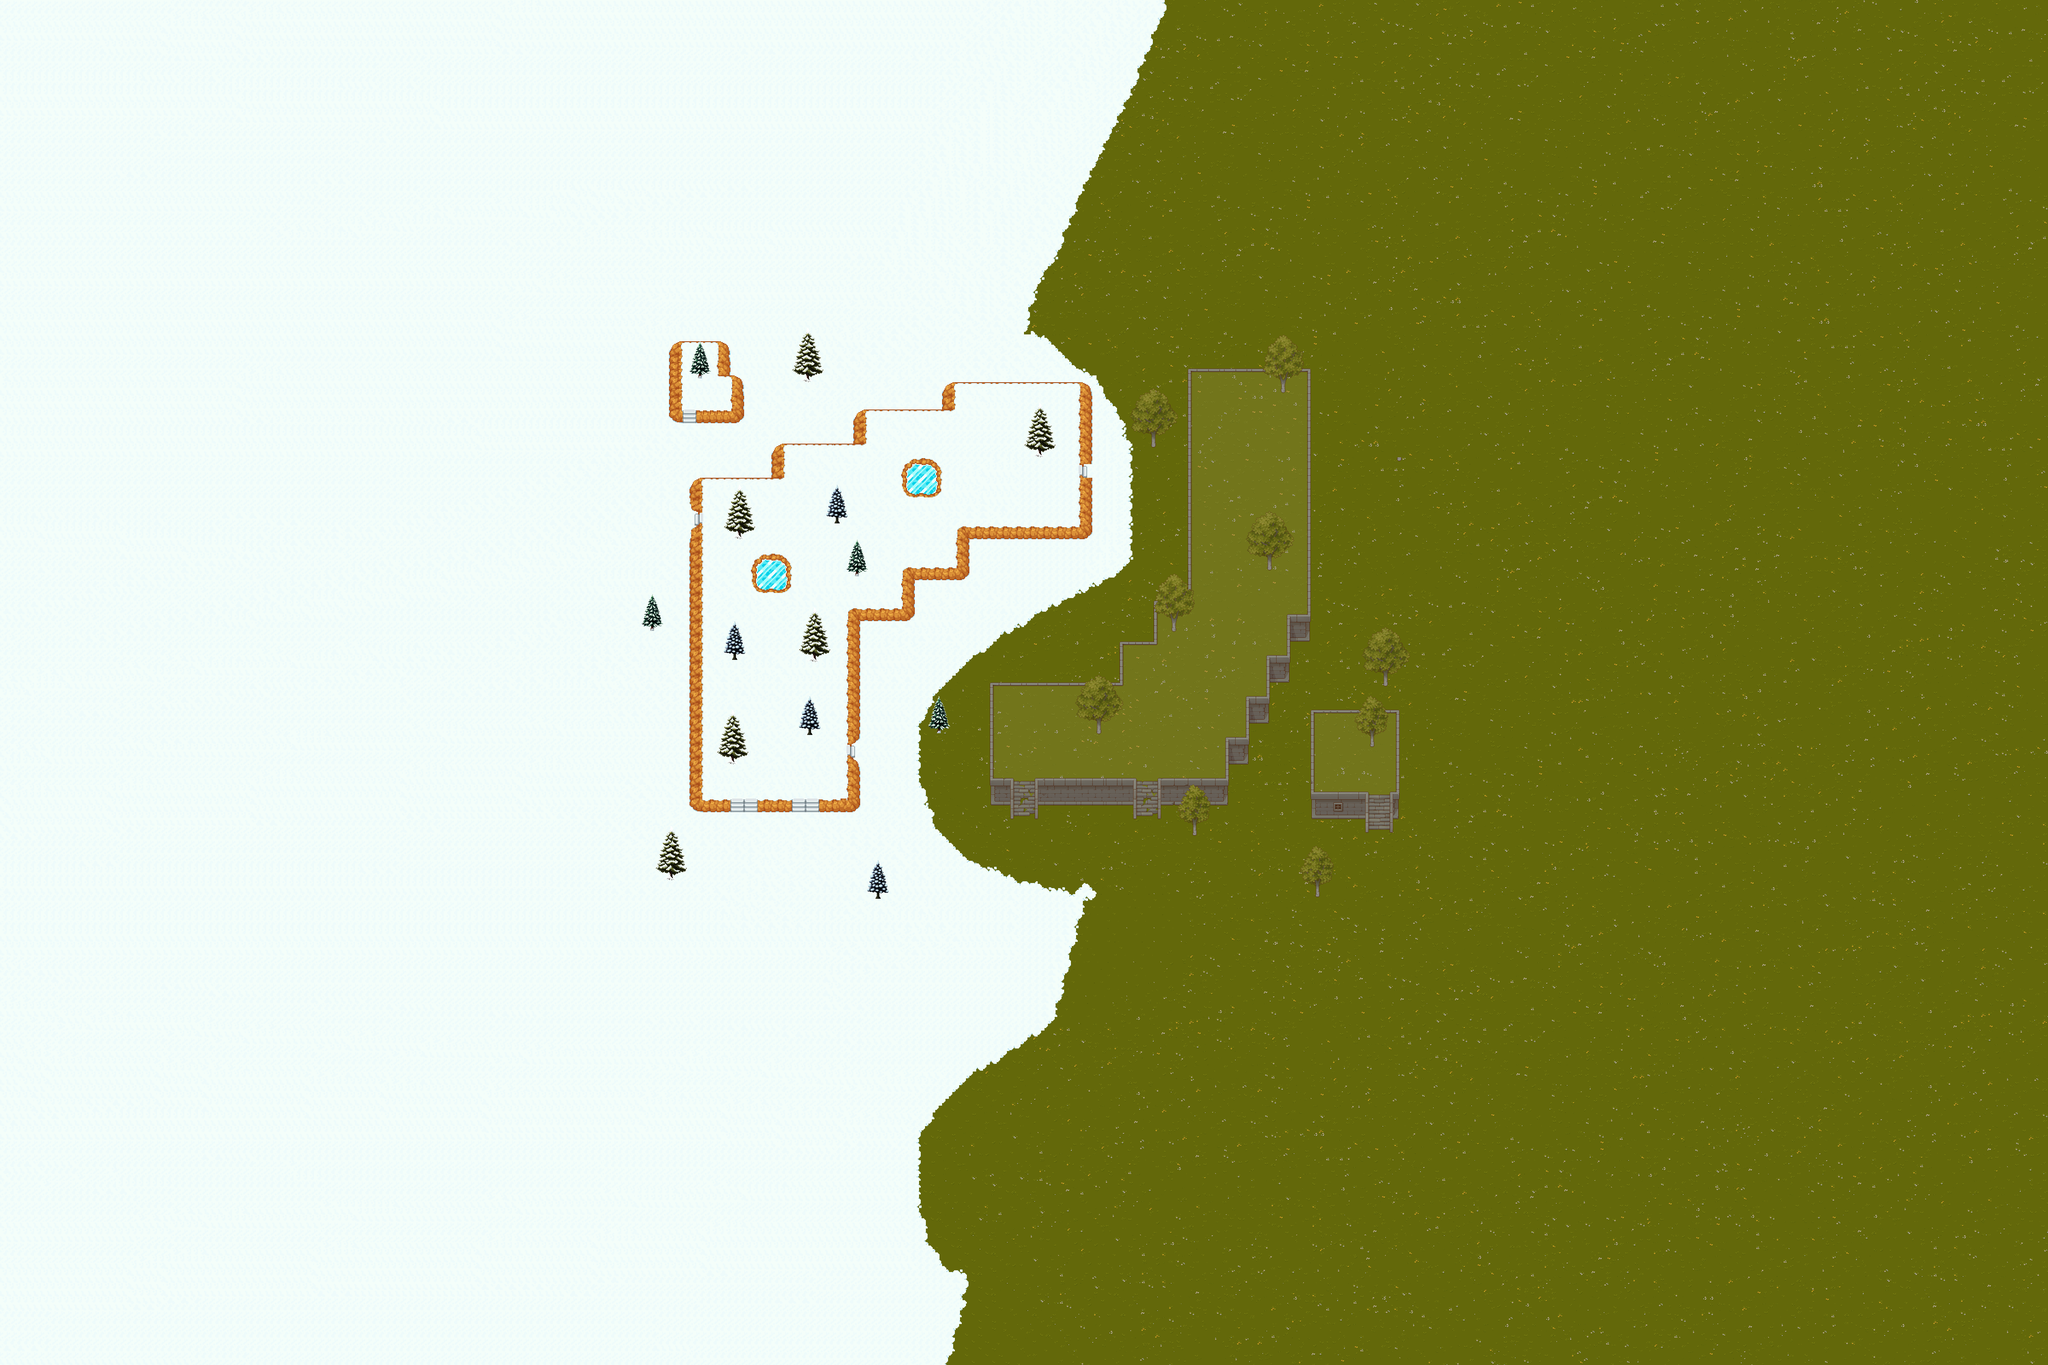

Rendered tile map (Tiled .tmx) drawn with the repository's tilesets; below, a short description and the map source with its tile grids summarised:
An orthogonal 300x200 tile map with 16x16 px tiles, 4 tile layers (Grass, Wall, Down_layer, Up_layer), 12 tilesets and 617 objects.

<map version="1.10" tiledversion="1.11.1" orientation="orthogonal" renderorder="right-down" width="300" height="200" tilewidth="16" tileheight="16" infinite="0" nextlayerid="14" nextobjectid="959">
 <tileset firstgid="1" source="../Texture_tsx/Snow_trees.tsx" />
 <tileset firstgid="4" source="../Texture_tsx/world.tsx" />
 <tileset firstgid="364" name="Stones" tilewidth="94" tileheight="72" tilecount="8" columns="0">
  <grid orientation="orthogonal" width="1" height="1" />
  <tile id="0">
   <image source="../Texture/stone_1.png" width="11" height="10" />
  </tile>
  <tile id="1">
   <image source="../Texture/stone_2.png" width="16" height="14" />
  </tile>
  <tile id="2">
   <image source="../Texture/stone_3.png" width="24" height="19" />
  </tile>
  <tile id="3">
   <image source="../Texture/stone_4.png" width="24" height="19" />
  </tile>
  <tile id="4">
   <image source="../Texture/stone_5.png" width="27" height="22" />
  </tile>
  <tile id="5">
   <image source="../Texture/stone_6.png" width="27" height="27" />
  </tile>
  <tile id="6">
   <image source="../Texture/stone_7.png" width="57" height="42" />
  </tile>
  <tile id="7">
   <image source="../Texture/portal.png" width="94" height="72" />
  </tile>
 </tileset>
 <tileset firstgid="372" source="../Texture_tsx/Snow_tree_1.tsx" />
 <tileset firstgid="484" source="../Texture_tsx/Dark_TX Tileset Grass.tsx" />
 <tileset firstgid="740" source="../Texture_tsx/TX Tileset Grass.tsx" />
 <tileset firstgid="996" name="Trees" tilewidth="113" tileheight="139" tilecount="12" columns="0">
  <grid orientation="orthogonal" width="1" height="1" />
  <tile id="0">
   <image source="../Texture/bush_1.png" width="27" height="25" />
  </tile>
  <tile id="1">
   <image source="../Texture/bush_2.png" width="22" height="19" />
  </tile>
  <tile id="2">
   <image source="../Texture/bush_3.png" width="38" height="32" />
  </tile>
  <tile id="3">
   <image source="../Texture/bush_4.png" width="47" height="42" />
  </tile>
  <tile id="4">
   <image source="../Texture/bush_5.png" width="40" height="35" />
  </tile>
  <tile id="5">
   <image source="../Texture/Tree_1.png" width="113" height="139" />
  </tile>
  <tile id="6">
   <image source="../Texture/Tree_2.png" width="96" height="136" />
  </tile>
  <tile id="7">
   <image source="../Texture/Tree_3.png" width="79" height="120" />
  </tile>
  <tile id="8">
   <image source="../Texture/vase_1.png" width="21" height="32" />
  </tile>
  <tile id="9">
   <image source="../Texture/vase_2.png" width="25" height="27" />
  </tile>
  <tile id="10">
   <image source="../Texture/vase_3.png" width="21" height="34" />
  </tile>
  <tile id="11">
   <image source="../Texture/barrel.png" width="28" height="36" />
  </tile>
 </tileset>
 <tileset firstgid="1008" source="../Texture_tsx/TX Plant.tsx" />
 <tileset firstgid="2032" source="../Texture_tsx/TX Tileset Wall.tsx" />
 <tileset firstgid="3056" name="TX Tileset Wall" tilewidth="16" tileheight="16" tilecount="1024" columns="32">
  <image source="../Texture/TX Tileset Wall.png" width="512" height="512" />
 </tileset>
 <tileset firstgid="4080" source="../Texture_tsx/TX Struct.tsx" />
 <tileset firstgid="5104" source="../Texture_tsx/Dark_TX Struct.tsx" />
 <layer id="1" name="Grass" width="300" height="200">
  <data>[60000 cells, 60000 non-empty, 484 distinct tile ids]</data>
 </layer>
 <objectgroup id="2" name="Shadow" />
 <layer id="3" name="Wall" width="300" height="200">
  <data>[60000 cells, 1072 non-empty, 290 distinct tile ids]</data>
 </layer>
 <layer id="5" name="Down_layer" width="300" height="200">
  <data>[60000 cells, 72 non-empty, 30 distinct tile ids]</data>
 </layer>
 <objectgroup id="4" name="Down_sprites" />
 <objectgroup id="6" name="Sprites">
  <object id="149" gid="2" x="479" y="996" width="51" height="87" />
  <object id="150" gid="2" x="543" y="2028" width="51" height="87" />
  <object id="151" gid="2" x="1063" y="1444" width="51" height="87" />
  <object id="152" gid="2" x="999" y="636" width="51" height="87" />
  <object id="153" gid="2" x="1675" y="313.333" width="51" height="87" />
  <object id="154" gid="2" x="1135" y="1100" width="51" height="87" />
  <object id="155" gid="2" x="1039" y="1772" width="51" height="87" />
  <object id="156" gid="2" x="1143" y="2028" width="51" height="87" />
  <object id="157" gid="2" x="1015" y="2332" width="51" height="87" />
  <object id="158" gid="2" x="1263" y="2644" width="51" height="87" />
  <object id="159" gid="2" x="1479" y="2524" width="51" height="87" />
  <object id="160" gid="2" x="1679" y="2540" width="51" height="87" />
  <object id="161" gid="2" x="2127" y="2580" width="51" height="87" />
  <object id="174" gid="2" x="2035" y="249.333" width="51" height="87" />
  <object id="175" gid="2" x="1947" y="465.333" width="51" height="87" />
  <object id="176" gid="2" x="1683" y="481.333" width="51" height="87" />
  <object id="177" gid="2" x="1311" y="852" width="51" height="87" />
  <object id="179" gid="2" x="1103" y="2180" width="51" height="87" />
  <object id="182" gid="2" x="2381" y="2574" width="51" height="87" />
  <object id="183" gid="1" x="1827" y="2553" width="74" height="129" />
  <object id="184" gid="1" x="2027" y="2697" width="74" height="129" />
  <object id="185" gid="1" x="1539" y="2793" width="74" height="129" />
  <object id="186" gid="1" x="1315" y="2545" width="74" height="129" />
  <object id="187" gid="1" x="1147" y="2497" width="74" height="129" />
  <object id="188" gid="1" x="1123" y="1881" width="74" height="129" />
  <object id="189" gid="1" x="1147" y="1649" width="74" height="129" />
  <object id="190" gid="1" x="1099" y="1289" width="74" height="129" />
  <object id="192" gid="1" x="1775" y="470.333" width="74" height="129" />
  <object id="193" gid="1" x="2119" y="406.333" width="74" height="129" />
  <object id="207" gid="1" x="1475" y="553" width="74" height="129" />
  <object id="208" gid="1" x="1203" y="449" width="74" height="129" />
  <object id="209" gid="1" x="819" y="1049" width="74" height="129" />
  <object id="210" gid="1" x="787" y="1489" width="74" height="129" />
  <object id="211" gid="1" x="563" y="1745" width="74" height="129" />
  <object id="212" gid="1" x="795" y="1969" width="74" height="129" />
  <object id="213" gid="1" x="699" y="2513" width="74" height="129" />
  <object id="214" gid="1" x="723" y="2825" width="74" height="129" />
  <object id="215" gid="1" x="1091" y="2761" width="74" height="129" />
  <object id="216" gid="1" x="1275" y="2969" width="74" height="129" />
  <object id="217" gid="1" x="1699" y="2985" width="74" height="129" />
  <object id="218" gid="1" x="2131" y="3001" width="74" height="129" />
  <object id="219" gid="1" x="2299" y="3041" width="74" height="129" />
  <object id="227" gid="3" x="1855" y="2592" width="51" height="96" />
  <object id="228" gid="3" x="1015" y="1992" width="51" height="96" />
  <object id="229" gid="3" x="1007" y="1824" width="51" height="96" />
  <object id="230" gid="3" x="1031" y="1496" width="51" height="96" />
  </objectgroup>
 <objectgroup id="7" name="Up_sprites">
  <!-- 273 objects omitted --></objectgroup>
 <layer id="8" name="Up_layer" width="300" height="200">
  <data>[60000 cells, 920 non-empty, 256 distinct tile ids]</data>
 </layer>
 <objectgroup color="#aa0000" id="9" name="Polygon" visible="0">
  <!-- 139 objects omitted --></objectgroup>
 <objectgroup id="10" name="Points" visible="0">
  <!-- 50 objects omitted --></objectgroup>
 <objectgroup id="11" name="Points_bottle">
  <!-- 10 objects omitted --></objectgroup>
 <objectgroup id="12" name="Portal">
  <!-- 1 objects omitted --></objectgroup>
 <objectgroup id="13" name="Point_player">
  <!-- 1 objects omitted --></objectgroup>
</map>
<!-- 571 of 617 objects omitted -->
